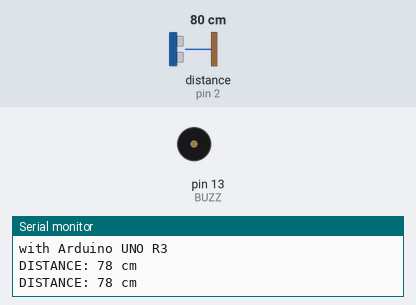
Simulated run of this sketch. Board: Arduino Uno, built with avr-gcc and run on an emulated ATmega328P. On the bench: buzzer (waves = sounding, pin HIGH), the last lines printed to the serial monitor. Wiring (inferred from the names in the program): ultrasonic range finder: trigger pin 3; echo pin 2. Inputs (shaded band) come from the test bench; at power-on: distance to the obstacle (sensor on pin 2) 80 cm. The echo pulse lasts 58.3 µs per cm; pins used as bus, display or sensor lines are not drawn.

Above: at 1.8 s.
1.9 s: distance to the obstacle (sensor on pin 2) set to 54 cm
5.4 s: distance to the obstacle (sensor on pin 2) set to 48 cm
At 6.8 s:
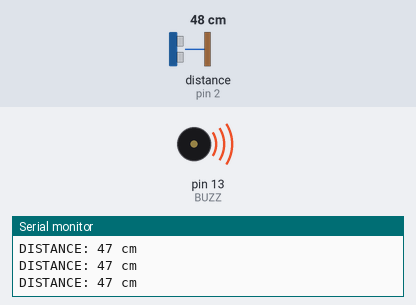
7.0 s: distance to the obstacle (sensor on pin 2) set to 60 cm
At 8.4 s:
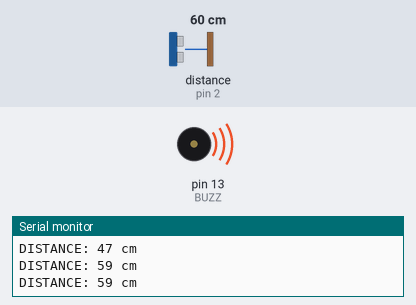
Timing chart, 0 to 17.1 s (numbered marks = the images above; inputs shaded):
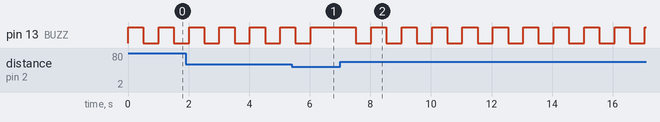

Measured:
- the behaviour switches between 51 and 50 cm on distance to the obstacle (sensor on pin 2) (found by bisection; images 0 and 1)
- after the input at 5.4 s, pin 13 (BUZZ): goes on until 6.0 s, then stays HIGH
- after the input at 7.0 s, pin 13 (BUZZ): alternates HIGH for 0.50 s and LOW for 0.50 s, starting after 0.52 s
- by itself, pin 13 (BUZZ): alternates HIGH for 0.50 s and LOW for 0.50 s

The sketch:

2._ultrasonic_and_buzzer.ino
```cpp
#define echoPin 2
#define trigPin 3
const int BUZZ=13;
long duration ;
int distance ;

void setup()
{
	pinMode (BUZZ,OUTPUT);
	pinMode(trigPin,OUTPUT);
	pinMode(echoPin,INPUT);
	Serial.begin(9600);
	Serial.println("ULTRASONIC SENSOR HC-SR04 Test");
	Serial.println("with Arduino UNO R3");
}


void loop()
{
	digitalWrite(trigPin,LOW);
	delayMicroseconds(2);
	digitalWrite(trigPin,HIGH);
	delayMicroseconds(10);
	digitalWrite(trigPin,LOW);
	duration=pulseIn(echoPin,HIGH);
	distance=duration * 0.034 / 2;
	Serial.print("DISTANCE: ");
	Serial.print(distance);
	Serial.println(" cm");

	//detecting the distance
	if (distance>=100)
	{
		digitalWrite(BUZZ,HIGH);
		delay(1000);
		digitalWrite(BUZZ,LOW);
		delay(1000);
 	}

	else if(distance>=50)
 	{
		digitalWrite(BUZZ,HIGH);
		delay(500);
		digitalWrite(BUZZ,LOW);
		delay(500);
 	}

	else if(distance<50)
 	{
		digitalWrite(BUZZ,HIGH);
 	}
}
```
